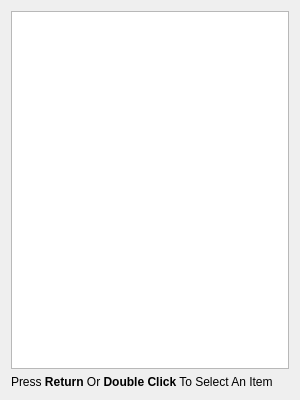
<?xml version="1.0" encoding="UTF-8"?>
<ui version="4.0">
 <class>MacroMenu</class>
 <widget class="QDialog" name="MacroMenu">
  <property name="geometry">
   <rect>
    <x>0</x>
    <y>0</y>
    <width>300</width>
    <height>400</height>
   </rect>
  </property>
  <property name="windowTitle">
   <string>Macro Menu</string>
  </property>
  <layout class="QGridLayout" name="gridLayout">
   <item row="0" column="0">
    <widget class="QListWidget" name="listWidget"/>
   </item>
   <item row="1" column="0">
    <widget class="QLabel" name="label">
     <property name="text">
      <string>&lt;html&gt;&lt;head/&gt;&lt;body&gt;&lt;p&gt;Press &lt;span style=&quot; font-weight:600;&quot;&gt;Return&lt;/span&gt; Or &lt;span style=&quot; font-weight:600;&quot;&gt;Double Click&lt;/span&gt; To Select An Item&lt;/p&gt;&lt;/body&gt;&lt;/html&gt;</string>
     </property>
    </widget>
   </item>
  </layout>
 </widget>
 <resources/>
 <connections/>
</ui>
